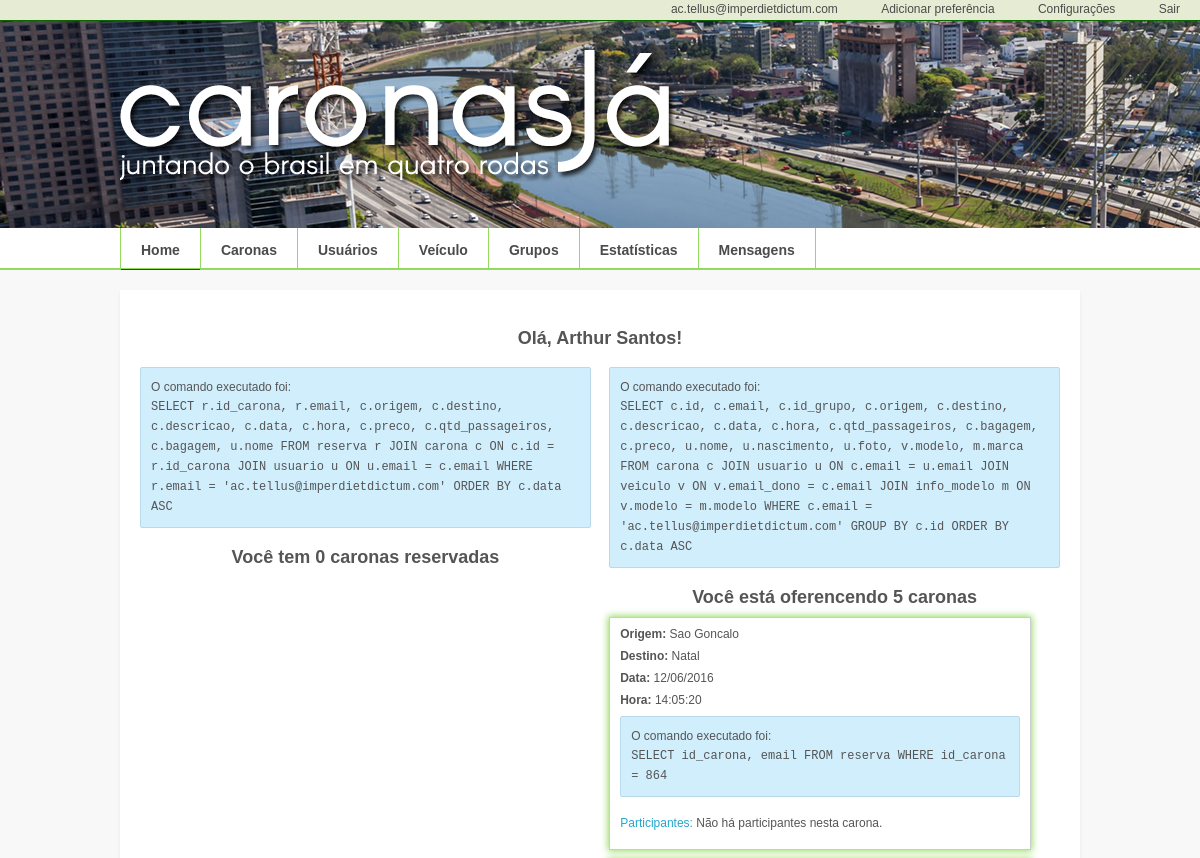
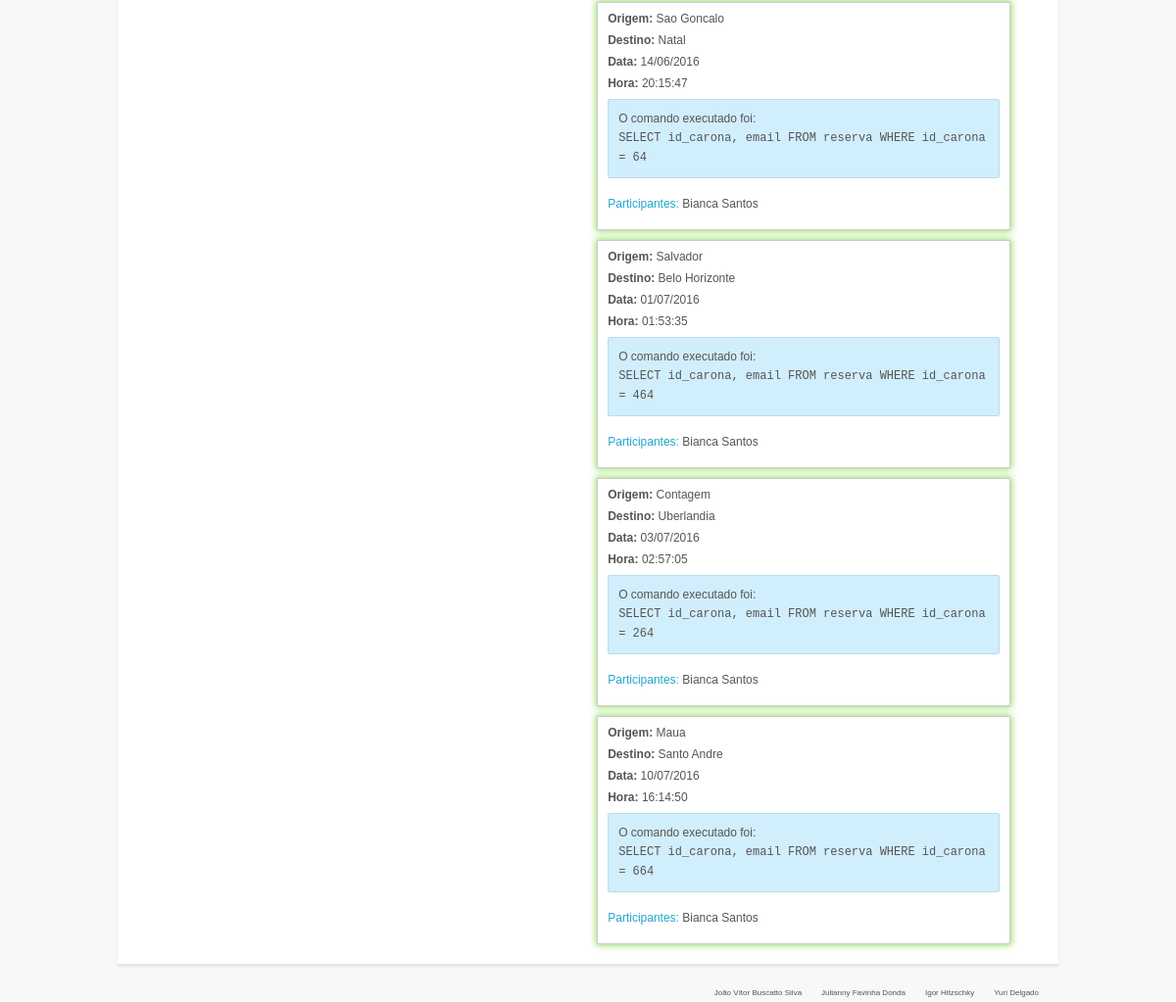
The page /Home (signed in) on the database its author committed (2 pictures, top to bottom).
### tables this page shows
CREATE TABLE usuario (
	email			VARCHAR(100) NOT NULL,
	senha			CHAR(64) COMMENT "Senha criptografada em 64 bytes",
foto			VARCHAR(255) COMMENT "Caminho do arquivo da foto",
	nome			VARCHAR(50),
	genero			CHAR(1),
	nascimento		DATE,
	celular			VARCHAR(14),
	PRIMARY KEY 		(email)
);

CREATE TABLE carona (
	id			INT NOT NULL  AUTO_INCREMENT,
	email			VARCHAR(100) NOT NULL,
	id_grupo			INT,
	origem			VARCHAR(50) NOT NULL,
	destino			VARCHAR(50) NOT NULL,
	descricao		TEXT,
	data			DATE NOT NULL,
	hora			TIME NOT NULL,
	qtd_passageiros		INT NOT NULL,
	bagagem			CHAR(1) COMMENT "Pequena, Média ou Grande",
	preco			FLOAT(5,2),
	PRIMARY KEY		(id, email),
	FOREIGN KEY		(email)
REFERENCES usuario (email)  ON DELETE CASCADE ON UPDATE CASCADE,
	FOREIGN KEY		(id_grupo)
REFERENCES	grupo (id)  ON DELETE CASCADE ON UPDATE CASCADE
);

CREATE TABLE reserva (
	email			VARCHAR(100) NOT NULL,
	id_carona		INT  NOT NULL,
	PRIMARY KEY		(email, id_carona),
	FOREIGN KEY		(email)
REFERENCES usuario (email)  ON DELETE CASCADE ON UPDATE CASCADE,
	FOREIGN KEY (id_carona)
REFERENCES carona (id)  ON DELETE CASCADE ON UPDATE CASCADE
);

### protected/libs/DBOp.php (called while the page is built, shortened)
<?php
	class DBOp extends SiteHandler {
		public $con;
		private function connect($host, $user, $pass, $db) {
			try {
				$this->con = new mysqli($host, $user, $pass, $db);
			} catch (Exception $e ) {
				parent::getAlert('Falha na conexao. Verfique se os dados estao corretos.');
			}
		}
		public function checkConnection() {
			if($this->con->ping()) {
				return true;
			} else {
				return false;
			}
		}
	}
?>

### protected/classes/Usuario.php (called while the page is built, shortened)
<?php
	class Usuario extends DBOp {
		public static function tableName() {
			return 'usuario';
		}
		public static function getFields() {
			return 'u.email, u.nome, u.genero, u.nascimento, u.foto, u.celular';
		}
		public function findByEmail($email){
			if (parent::checkConnection()) {
				$query = "SELECT ".self::getFields()." FROM ".self::tableName()." u WHERE email = ?";
				if($stmt = $this->con->prepare($query)) {
					$stmt->bind_param('s', $email);
					$stmt->execute();
					$stmt->store_result();
					$stmt->bind_result($email, $nome, $genero, $nascimento, $foto, $celular);
					$rows = array();
					if($stmt->num_rows == 1) {
						while($row = $stmt->fetch()) {
							$rows = array(
								'email' => $email,
								'nome' => $nome,
								'genero' => $genero,
								'nascimento' => $nascimento,
								'foto' => $foto,
								'celular' => $celular
								);
						}
						return $rows;
					} else {
						$this->rows = 0;
						return $rows;
					}
				} else {
					return false;
				}
			} else {
				parent::getMsg('error', 'Não existe uma conexão com o banco. Inicialize uma antes de realizar essa operação.');
				return false;
			}
		}
	}
?>

### protected/classes/Reserva.php (called while the page is built, shortened)
<?php
	class Reserva extends DBOp {
		public static $query;
		public static function tableName() {
			return 'reserva';
		}
		public function findById($id_carona) {
			if(parent::checkConnection()) {
				$query = "SELECT id_carona, email FROM ".self::tableName(). " WHERE id_carona = ?";
				self::$query = "SELECT id_carona, email FROM ".self::tableName()." WHERE id_carona = $id_carona";
				if($stmt = $this->con->prepare($query)) {
					$stmt->bind_param('i', $id_carona);
					$stmt->execute();
					$stmt->store_result();
					$stmt->bind_result($id, $email);
					$rows = array();
					if($stmt->num_rows >= 1) {
						while($row = $stmt->fetch()) {
							$rows[] = array(
								'id' => $id,
								'email_passageiro' => $email
								);
						}
						return $rows;
					} else {
						return $rows;
					}
				} else {
					return false;
				}
			} else {
				parent::getMsg('error', 'Não existe uma conexão com o banco. Inicialize uma antes de realizar essa operação.');
				return false;
			}
		}
		public function findByEmail($email_passageiro) {
			if(parent::checkConnection()) {
				$query = "SELECT r.id_carona, r.email, c.origem, c.destino, c.descricao, c.data, c.hora, c.preco, c.qtd_passageiros, c.bagagem, u.nome FROM ".self::tableName(). " r JOIN carona c ON c.id = r.id_carona JOIN usuario u ON u.email = c.email WHERE r.email = ? ORDER BY c.data ASC";
				self::$query = "SELECT r.id_carona, r.email, c.origem, c.destino, c.descricao, c.data, c.hora, c.preco, c.qtd_passageiros, c.bagagem, u.nome FROM ".self::tableName()." r JOIN carona c ON c.id = r.id_carona JOIN usuario u ON u.email = c.email WHERE r.email = '$email_passageiro' ORDER BY c.data ASC";
				if($stmt = $this->con->prepare($query)) {
					$stmt->bind_param('s', $email_passageiro);
					$stmt->execute();
					$stmt->store_result();
					$stmt->bind_result($id, $email, $origem, $destino, $descricao, $data, $hora, $preco, $qtd_passageiros, $bagagem, $motorista);
					$rows = array();
					if($stmt->num_rows >= 1) {
						$this->rows = $stmt->num_rows;
						while($row = $stmt->fetch()) {
							$rows[] = array(
								'id' => $id,
								'email_passageiro' => $email,
								'origem' => $origem,
								'destino' => $destino,
								'descricao' => $descricao,
								'data' => $data,
								'hora' => $hora,
								'preco' => $preco,
								'qtd_passageiros' => $qtd_passageiros,
								'bagagem' => $bagagem,
								'motorista' => $motorista
								);
						}
						return $rows;
					} else {
						$this->rows = 0;
						return $rows;
					}
				} else {
					echo self::$query;
					return false;
				}
			} else {
				parent::getMsg('error', 'Não existe uma conexão com o banco. Inicialize uma antes de realizar essa operação.');
				return false;
			}
		}
	}
?>

### protected/classes/Carona.php (called while the page is built, shortened)
<?php
	class Carona extends DBOp {
		public static function tableName() {
			return 'carona';
		}
		public static function getFields() {
			return "c.id, c.email, c.id_grupo, c.origem, c.destino, c.descricao, c.data, c.hora, c.qtd_passageiros, c.bagagem, c.preco, u.nome, u.nascimento, u.foto, v.modelo, m.marca";
		}
		public function findByEmail($email_motorista) {
			if(parent::checkConnection()) {
				$query = "SELECT ".self::getFields()." FROM ".self::tableName(). " c JOIN usuario u ON c.email = u.email JOIN veiculo v ON v.email_dono = c.email JOIN info_modelo m ON v.modelo = m.modelo WHERE c.email = ? GROUP BY c.id ORDER BY c.data ASC";
				if($stmt = $this->con->prepare($query)) {
					$stmt->bind_param('s', $email_motorista);
					$stmt->execute();
					$stmt->store_result();
					$stmt->bind_result($id, $email, $id_grupo, $origem, $destino, $descricao, $data, $hora, $qtd_passageiros, $bagagem, $preco, $nome, $nascimento, $foto, $modelo, $marca);
					$rows = array();
					if($stmt->num_rows >= 1) {
						$this->rows = $stmt->num_rows;
						while($row = $stmt->fetch()) {
							$rows[] = array(
								'id' => $id,
								'email_dono' => $email,
								'id_grupo' => $id_grupo,
								'origem' => $origem,
								'destino' => $destino,
								'descricao' => $descricao,
								'data' => $data,
								'hora' => $hora,
								'qtd_passageiros' => $qtd_passageiros,
								'bagagem' => $bagagem,
								'preco' => $preco,
								'nome' => $nome,
								'nascimento' => $nascimento,
								'foto' => $foto,
								'modelo' => $modelo,
								'marca' => $marca,
								);
						}
						return $rows;
					} else {
						$this->rows = 0;
						return $rows;
					}
				} else {
					return false;
				}
			} else {
				parent::getMsg('error', 'Não existe uma conexão com o banco. Inicialize uma antes de realizar essa operação.');
				return false;
			}
		}
	}
?>

### app/pages/home.php (the view, shortened to what this page needs)
<?php
$usuario = new Usuario;
$listaUsuario = $usuario->findByEmail($_SESSION['email']);
$reserva = new Reserva;
$carona = new Carona;
$listaOfer = $carona->findByEmail($_SESSION['email']);
?>
<br>
<div>
<h2>Olá, <?= $listaUsuario['nome'] ?>!</h2>
<br>
</div>
<div class="lefloat">
	<?php 	SiteHandler::getQueryAlert(Reserva::$query); ?>
	<h2>Você tem <?= $reserva->rows ?> caronas reservadas</h2>
</div>
<div class="rifloat">
	<h2>Você está oferencendo <?= $carona->rows ?> caronas</h2>
	<div class = "search-results lefloat">
		<?php
		foreach($listaOfer as $itemOfer) {
		$participantes = $reserva->findByID($itemOfer['id'])
		?>
		<div class = "card">
		<p><strong>Origem:</strong> <?= $itemOfer['origem'] ?></p>
		<p><strong>Destino:</strong> <?= $itemOfer['destino'] ?></p>
		<p><strong>Data:</strong> <?= SiteHandler::formatData($itemOfer['data']) ?></p>
		<p><strong>Hora:</strong> <?= $itemOfer['hora'] ?></p>
		<p> <a href="<?= PATH_HREF ?>listaUsuarios/carona=<?= $itemOfer['id'] ?>">Participantes:</a>
		<?php
		if (!empty($participantes)) {
			for($i = 0; $i < (count($participantes) - 1); ++$i) {
			?> <?= $usuario->findByEmail($participantes[$i]['email_passageiro'])['nome'] ?>,
		<?php } ?> <?= $usuario->findByEmail($participantes[$i]['email_passageiro'])['nome'] ?> <?php
			} else { ?> Não há participantes nesta carona.<?php } ?> </p>
		</div>
	<?php
	}
	?>
	</div>
</div>

### protected/classes/SiteHandler.php (shortened to what this page needs)
<?php
	class SiteHandler {
		public static function getAlert($message, $type='error') {
			switch($type) {
				case 'advise':
					echo '<div class="alert adviseMsg">'.$message.'</div>';
					break;
			}
		}
		public static function getQueryAlert($query) {
			self::getAlert("O comando executado foi:<br> <span class=\"query\">".$query . "</span>", 'advise');
		}
		public static function formatData($data) {
			return date("d/m/Y", strtotime($data));
		}
	}
?>

### app/css/style.css (style rules this page uses)
* { margin: 0; padding: 0; border: none; outline: none; }
html { height: 101%; }
body { font-family: "Lucida Sans", "Lucida Grande", Helvetica, Arial, sans-serif; color: #555; font-size: 12px; background: #F8F8F8; line-height: 19px; }
body a { color: #24A6CC; text-decoration: none; }
body p { margin-bottom: 10px; }
.alert { padding: 10px; border-radius: 2px; margin-bottom: 20px; box-sizing: border-box; }
.adviseMsg { float: left; width: 100%; background: #d1eefc; border: 1px solid #b9daea; }
.query { font-family: "Courier New"; }
.lefloat { float: left; width: 49%; }
.rifloat { float: right; width: 49%; }
.search-results { padding: 0px; margin : 0; }
.card { width:400px; border: 1px solid #CCC; padding:10px 10px 10px 10px; margin-top:10px; box-shadow: 0 0 7px 1px #93DB60; }
.card p { line-height:12px; }
h2 { text-align:center; }

### rows shown on the page
usuario: nome "Arthur Santos"
carona: origem "Sao Goncalo", destino "Natal", data "12/06/2016", hora "14:05:20", message "O comando executado foi: SELECT id_carona, email FROM reserva WHERE id_carona = 864", shows "Não há participantes nesta carona."
carona: origem "Sao Goncalo", destino "Natal", data "14/06/2016", hora "20:15:47", message "O comando executado foi: SELECT id_carona, email FROM reserva WHERE id_carona = 64", reserva.email "Bianca Santos"
carona: origem "Salvador", destino "Belo Horizonte", data "01/07/2016", hora "01:53:35", message "O comando executado foi: SELECT id_carona, email FROM reserva WHERE id_carona = 464", findByEmail "Bianca Santos"
carona: origem "Contagem", destino "Uberlandia", data "03/07/2016", hora "02:57:05", message "O comando executado foi: SELECT id_carona, email FROM reserva WHERE id_carona = 264", findByEmail "Bianca Santos"
carona: origem "Maua", destino "Santo Andre", data "10/07/2016", hora "16:14:50", message "O comando executado foi: SELECT id_carona, email FROM reserva WHERE id_carona = 664", findByEmail "Bianca Santos"

### other values the page prints
$_SESSION['email'] "ac.tellus@imperdietdictum.com"
$reserva->rows "0"
$carona->rows "5"
